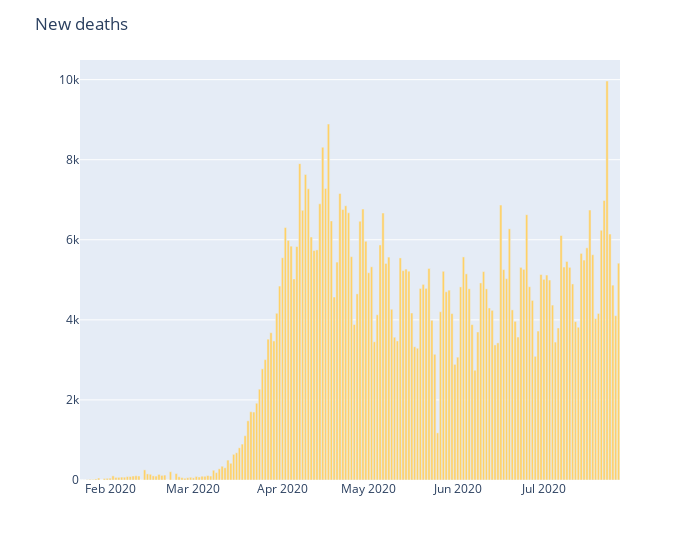

Notebook source saved alongside this figure:
### Code cell
plot_daywise('New deaths', dth)

### Figure 1 — Plotly figure (JSON) as saved in the notebook; plotly's stock layout.template omitted (floating-point values rounded to 4 significant figures; data arrays with more than 128 entries replaced by an {"elided": "..."} marker saying what was removed)
{"data": [{"alignmentgroup": "True", "hovertemplate": "Date=%{x}<br>New deaths=%{y}<extra></extra>", "legendgroup": "", "marker": {"color": "#ffd166"}, "name": "", "offsetgroup": "", "orientation": "v", "showlegend": false, "textposition": "auto", "type": "bar", "x": {"elided": "188 str values"}, "xaxis": "x", "y": {"elided": "188 int values"}, "yaxis": "y"}], "layout": {"barmode": "relative", "legend": {"tracegroupgap": 0}, "margin": {"t": 60}, "title": {"text": "New deaths"}, "width": 700, "xaxis": {"anchor": "y", "domain": [0, 1], "title": {"text": ""}}, "yaxis": {"anchor": "x", "domain": [0, 1], "title": {"text": ""}}}}
